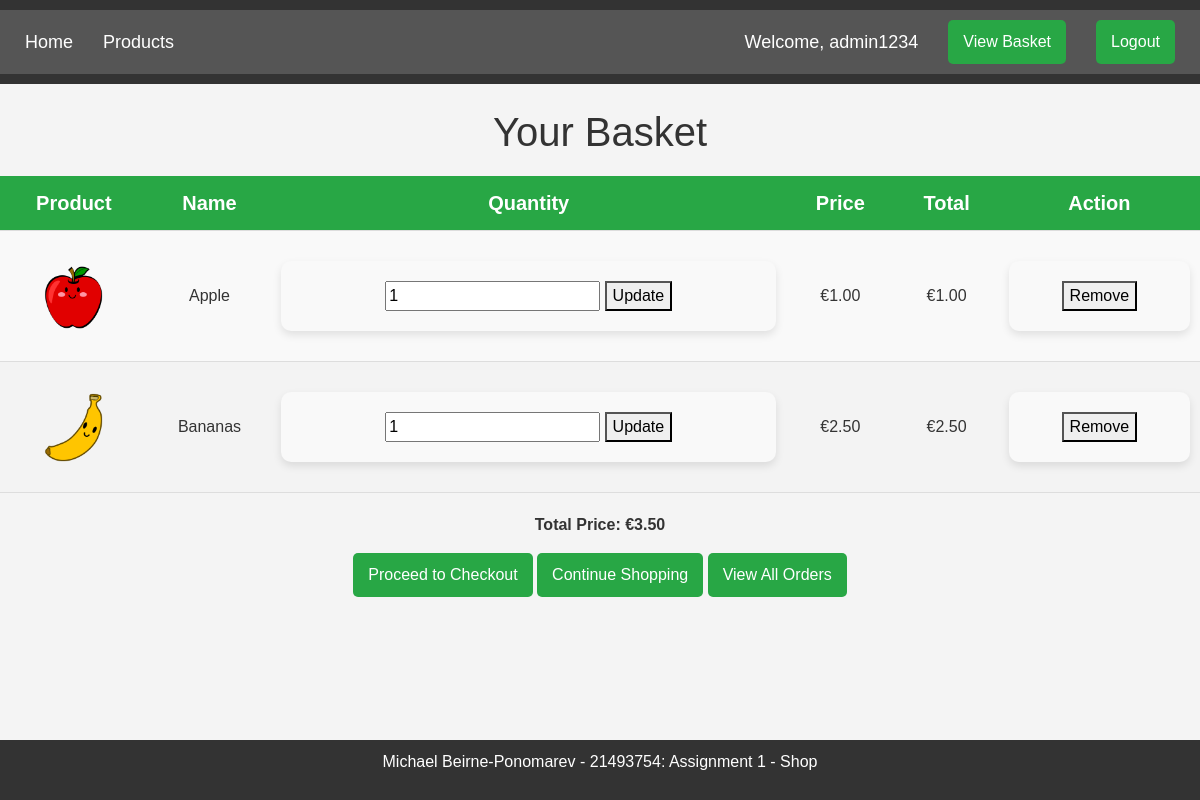
The app's page /view-basket/ (signed in), older data.
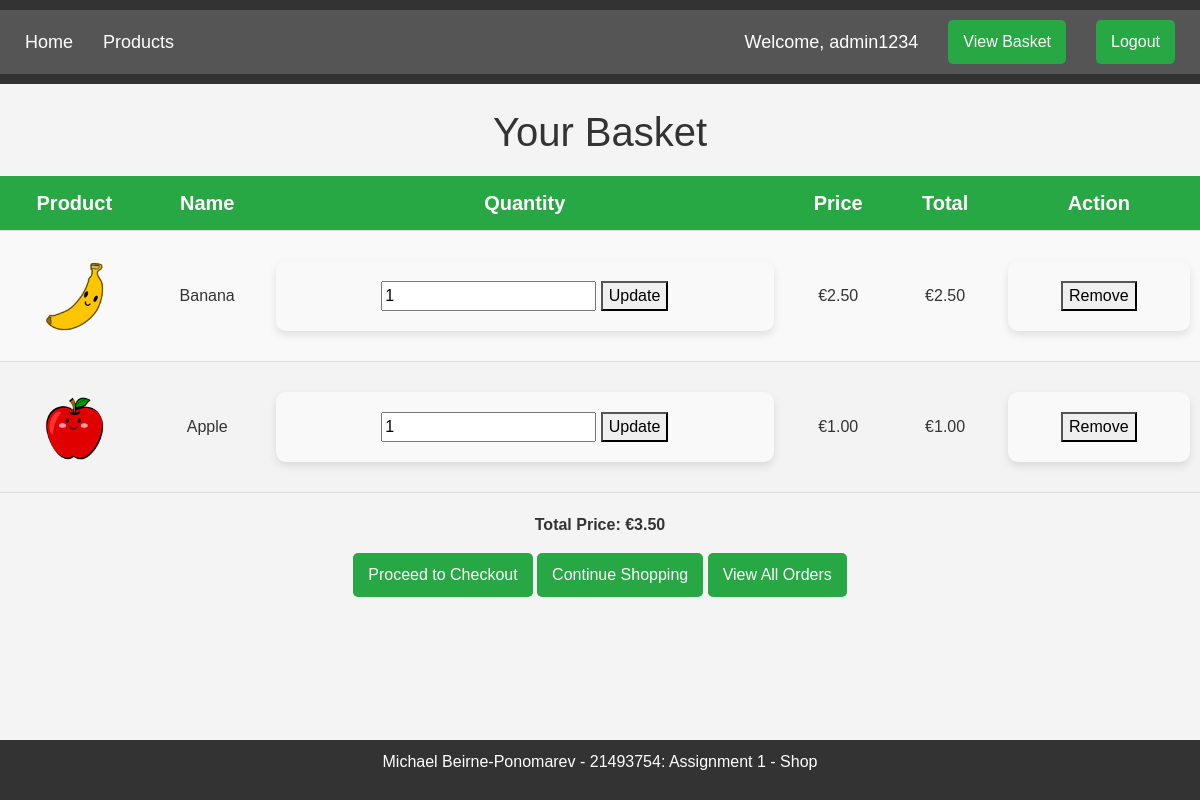
The same page, newer data.
### mikeshop/models.py (models this page shows)
class BasketItem(models.Model):
    id = models.AutoField(primary_key=True)
    basket_id = models.ForeignKey(Basket, on_delete=models.CASCADE)
    product_id = models.ForeignKey(Product, on_delete=models.CASCADE)
    quantity = models.IntegerField(default=1)
    def item_price(self):
        return self.product_id.price * self.quantity

class Product(models.Model):
    id = models.AutoField(primary_key=True)
    name = models.CharField(max_length=200, null=False)
    description = models.TextField(null = False)
    price = models.DecimalField(max_digits=6, decimal_places=2, default=0.0)
    product_image = models.FileField(upload_to='products')

### mikeshop/views.py (the view)
# urls.py: path('view-basket/', views.view_basket, name='view_basket'),
@login_required
def view_basket(request):
    if not request.user.is_authenticated:
        return redirect('/login')
    user = request.user
    basket = Basket.objects.filter(user_id=user, is_active=True).first()
    if basket is None:
        return render(request, 'view_basket.html', {'empty': True})
    basket_items = BasketItem.objects.filter(basket_id=basket)
    total_price = sum(item.item_price() for item in basket_items)
    context = {
        'basket': basket,
        'basket_items': basket_items,
        'total_price': total_price
    }
    return render(request, 'view_basket.html', context)

### mikeshop/templates/view_basket.html (shortened to what this page needs)
{% extends 'base.html' %}
{% block content %}
<br>
<div class="center">
<h1>Your Basket</h1>
{% if basket_items %}
    <table>
        <tr>
            <th>Product</th>
            <th>Name</th>
            <th>Quantity</th>
            <th>Price</th>
            <th>Total</th>
            <th>Action</th>
        </tr>
        {% for item in basket_items %}
        <tr>
            <td><img src="{{ item.product_id.product_image.url }}" alt="{{ item.product_id.name }}" style="width: 75px; height: 75px;"/></td>
            <td>{{ item.product_id.name }}</td>
            <td>
                <form action="{% url 'update_quantity' item.id %}" method="post">
                    <input type="number" name="quantity" value="{{ item.quantity }}" min="1">
                    <button type="submit">Update</button>
                </form>
            </td>
            <td>€{{ item.product_id.price }}</td>
            <td>€{{ item.item_price }}</td>
            <td>
                <form action="{% url 'remove_from_basket' item.id %}" method="post">
                    <button type="submit">Remove</button>
                </form>
            </td>
        </tr>
        {% endfor %}
    </table>
    <div class="center">
    <p><strong>Total Price: €{{ total_price }}</strong></p>
    <a href="{% url 'order' %}" class="btn btn-primary">Proceed to Checkout</a>
{% else %}
    <p>Your basket is empty.</p>
{% endif %}
<a href="{% url 'products' %}" class="btn btn-primary">Continue Shopping</a>
<a href="{% url 'view_orders' %}" class="btn btn-primary">View All Orders</a>
    </div>
</div>
{% endblock %}

Row changes from the older to the newer data that the page shows:
no longer on this page (row edited): BasketItem: product_id.product_image (picture), product_id.name "Bananas", quantity "1", product_id.price "2.50", item_price "2.50"
added BasketItem: product_id.product_image (picture), product_id.name "Banana", quantity "1", product_id.price "2.50", item_price "2.50"
